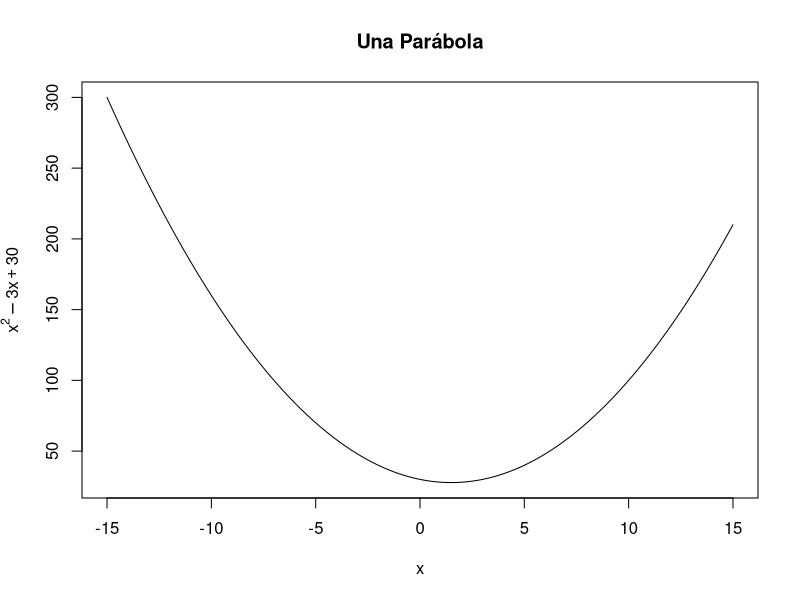
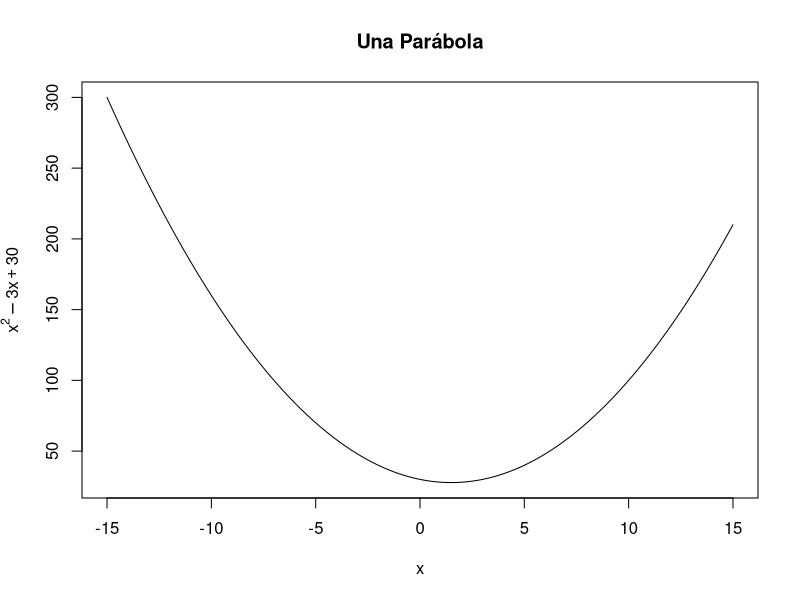
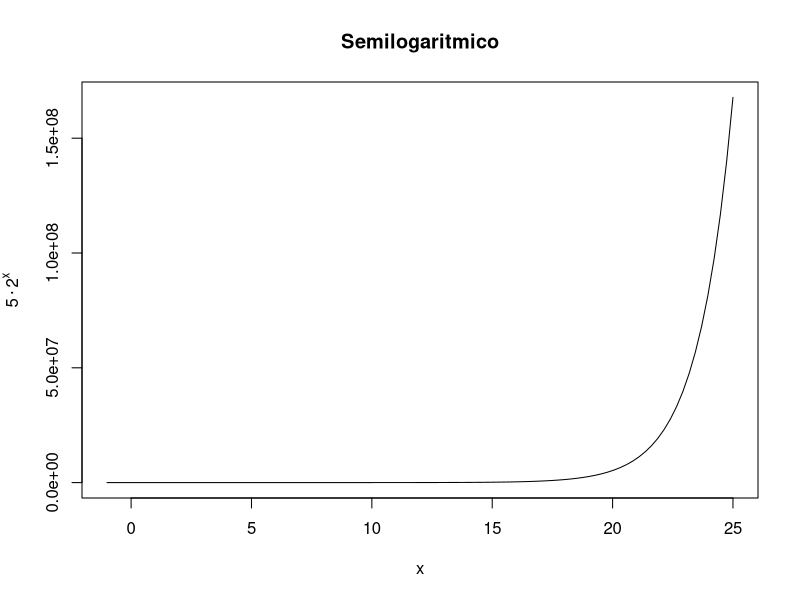
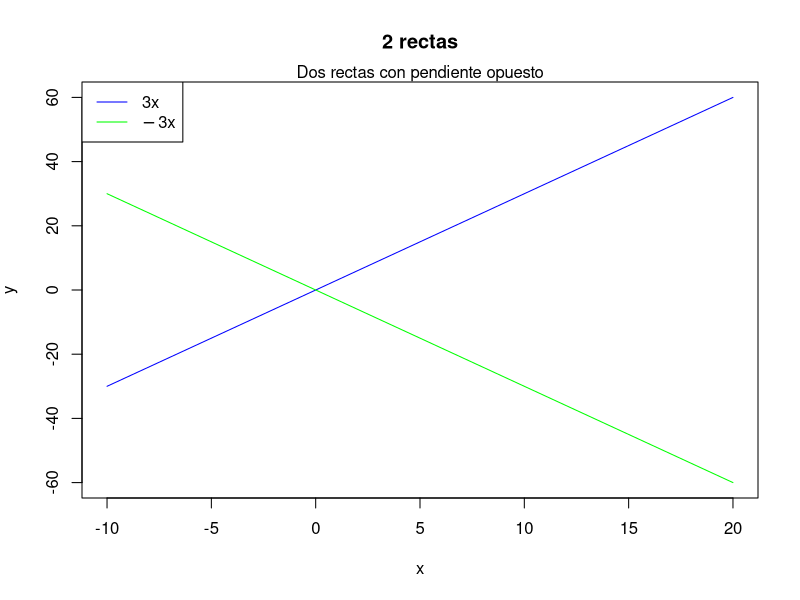
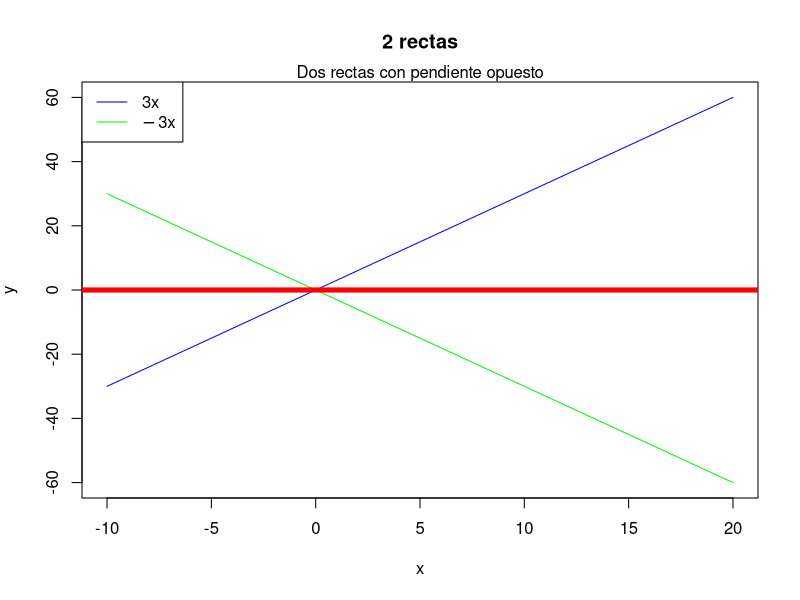
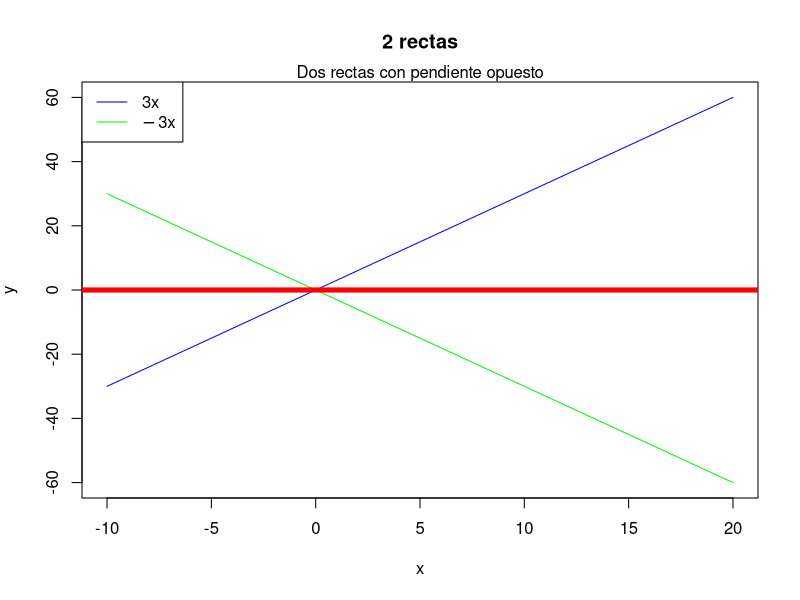

These figures' R source, in order: (Note: this script raises an error after producing the figures.)
## ---- chunk 1
knitr::opts_chunk$set(echo = TRUE)
## ---- chunk 2
parabola <- function(x){x^2-3*x+30}
plot(parabola, xlim = c(-15,15), xlab=expression(x), ylab=expression(x^2-3*x+30), main = "Una Parábola" )
## ---- chunk 3
curve(parabola, xlim = c(-15,15), xlab=expression(x), ylab=expression(x^2-3*x+30), main = "Una Parábola" )
## ---- chunk 4
y <- function(x){5*2^x}
curve(y, xlim = c(-1,25), xlab = expression(x), ylab = expression(5%.%2^x), main = "Semilogaritmico")
## ---- chunk 5
curve(3*x, xlim= c(-10,20), ylim = c(-60,60), col = "blue", main = "2 rectas", ylab = expression(y))
mtext("Dos rectas con pendiente opuesto")
curve(-3*x, xlim = c(-10,20), col = "green", add = TRUE)
legend("topleft", col = c("blue","green"), legend = c(expression(3*x),expression(-3*x)), lty = c("solid","solid"))
## ---- chunk 6
curve(3*x, xlim= c(-10,20), ylim = c(-60,60), col = "blue", main = "2 rectas", ylab = expression(y))
mtext("Dos rectas con pendiente opuesto")
curve(-3*x, xlim = c(-10,20), col = "green", add = TRUE)
abline(h=0, lty = 1,lwd=5, col="red")
legend("topleft", col = c("blue","green"), legend = c(expression(3*x),expression(-3*x)), lty = c("solid","solid"))
## ---- chunk 7
curve(3*x, xlim= c(-10,20), ylim = c(-60,60), col = "blue", main = "2 rectas", ylab = expression(y))
mtext("Dos rectas con pendiente opuesto")
curve(-3*x, xlim = c(-10,20), col = "green", add = TRUE)
abline(h=0, lty = 1,lwd=5, col="red")
legend("topleft", col = c("blue","green"), legend = c(expression(3*x),expression(-3*x)), lty = c("solid","solid"))
plot(2*x+7, xlim = c(-10,20), lwd = 2, col = "blue", add = TRUE)
## ---- chunk 8
curve(3*x, xlim= c(-10,20), ylim = c(-60,60), col = "blue", main = "2 rectas", ylab = expression(y))
mtext("Dos rectas con pendiente opuesto")
curve(-3*x, xlim = c(-10,20), col = "green", add = TRUE)
abline(h=0, lty = 1,lwd=5, col="red")
legend("topleft", col = c("blue","green"), legend = c(expression(3*x),expression(-3*x)), lty = c("solid","solid"))
curve(2*x + 7, lwd = 2, col = "blue", add = TRUE)
## ---- chunk 9
curve(3*x, xlim= c(-10,20), ylim = c(-60,60), col = "blue", main = "2 rectas", ylab = expression(y))
mtext("Dos rectas con pendiente opuesto")
curve(-3*x, xlim = c(-10,20), col = "green", add = TRUE)
abline(h=0, lty = 1,lwd=5, col="red")
legend("topleft", col = c("blue","green"), legend = c(expression(3*x),expression(-3*x)), lty = c("solid","solid"))
lines(2*x + 7, xlim= c(-10,20),lwd = 2, col = "blue")
## ---- chunk 10
curve(3 * x, -10, 20, xlab = "", ylab = "",
      col = "blue", main = "2 rectas", sub = "Dos rectas con pendiente opuesto") 
curve(-3 * x, col = "green", add = TRUE) 
legend(13, 10, legend = c("3x","-3x"), lty = c(1, 1), col = c("blue", "green"))
abline(h = 0, col = "red", lwd = 5) 
abline(7, 2, col = "blue", lwd = 2) 
